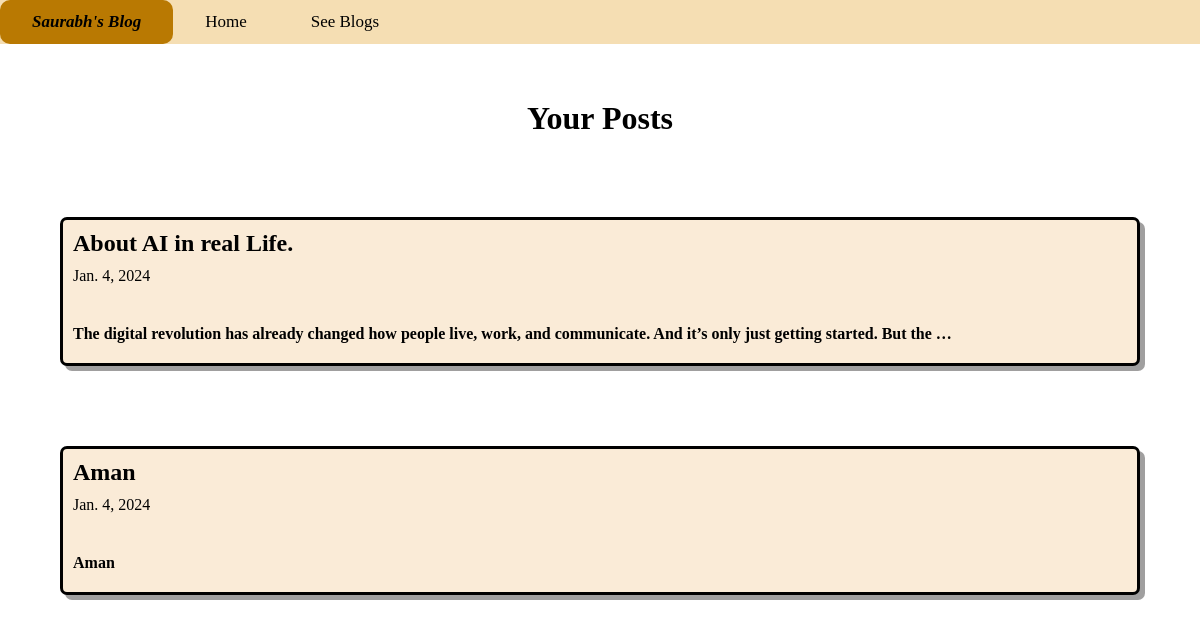
Screenshot of /blogs with the database file from the repository.
### app/models.py (models this page shows, shortened)
class Blog_data(models.Model):
    title=models.CharField(max_length=100)
    details=models.CharField(max_length=10000)
    date=models.DateField()

### app/views.py (the view)
# urls.py: path('blogs',views.blogs,name='blogs'),
def blogs(request):
    blogs=Blog_data.objects.all()
    return render(request,'blogs.html',{'blog':blogs})

### template/blogs.html (shortened to what this page needs)
{% load static %}
<link href="{% static "style.css" %}" rel='stylesheet'>
<div class="navbar">
    <a class="active" href="#">Saurabh's Blog</a>
    <a href="/">Home</a>
    <a href="blogs">See Blogs</a>
  </div>
<div class='main'>
    <h1>Your Posts</h1>
    {% for bb in blog reversed %}
    <a href="blog/{{ bb.id }}">
        <div class='post'>
            <h2>{{ bb.title }}</h2>
            <h4 class='date'>{{ bb.date }}</h4>
            <h4><p>{{ bb.details| truncatewords:20 }}</p></h4>
        </div>
    </a>
    {% endfor %}
</div>

### static/style.css (style rules this page uses)
* { padding: 0px; margin: 0px; }
.navbar { width: 100%; background-color: wheat; overflow: auto; position: fixed; top:0; }
.navbar a { float: left; text-align: center; padding: 12px 32px; color: rgb(0, 0, 0); text-decoration: none; font-size: 17px; }
.active { background-color:rgb(233, 180, 83); font-weight: 700; font-style: italic; }
* { box-sizing: border-box }
.main { margin-top: 100px; text-align: center; }
.post { border: 3px solid; margin: auto; width: 90%; padding: 10px; margin-top: 80px; border-radius: 7px; box-shadow: 5px 5px rgb(160, 159, 159); margin-bottom: 50px; background-color: antiquewhite; text-align: left; }
.main a { text-decoration: none; color: black; }
.post h2,h4 { padding-bottom: 10px; }
.post .date { padding-bottom: 40px; font-weight: 100; }

### rows the page displays
Blog_data: title "About AI in real Life.", date "Jan. 4, 2024", details "The digital revolution has already changed how people live, work, and communicate. And it’s only just getting started. But the …"
Blog_data: title "Aman", date "Jan. 4, 2024", details "Aman"
